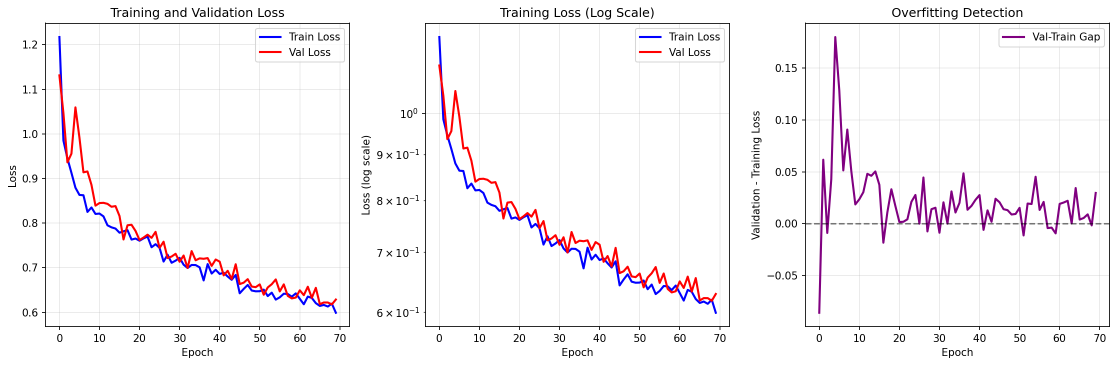
#> input picture training_curves.png, 2234 x 731 px (shown at 1/2 size)
$ python -i MakeMaskInstanceSemnatic.py   (imports and definitions only)
#> lines starting #> are read from the running program, lines starting #| are printed output that depends on the picture
#> further down, picture is the input picture: PIL image 2234x731 RGBA; mean R, G, B, A 247.4, 244.3, 246.8, 255
import json
import numpy as np
from PIL import Image, ImageDraw, ImageEnhance, ImageFilter
import os
from pathlib import Path
import random
import cv2
from scipy import ndimage

# [185 lines left out: functions create_instance_masks_from_json, get_bbox_from_mask, not called in this run]

def smart_resize_image(image, target_size=(1200, 1200), fill_color=(0, 0, 0)):
    """
    Resize image while preserving aspect ratio using center crop or padding.
    """
#> called with target_size = (1200, 1200), fill_color = (0, 0, 0)
    original_width, original_height = image.size
#> original_width = 2234; original_height = 731
    target_width, target_height = target_size
    original_ratio = original_width / original_height
#> original_ratio = 3.06
    target_ratio = target_width / target_height

    if original_ratio > target_ratio:
        # Image is wider - scale by height and crop width
        scale_factor = target_height / original_height
#> scale_factor = 1.64
        new_width = int(original_width * scale_factor)
#> new_width = 3667
        new_height = target_height
        resized = image.resize((new_width, new_height), Image.LANCZOS)
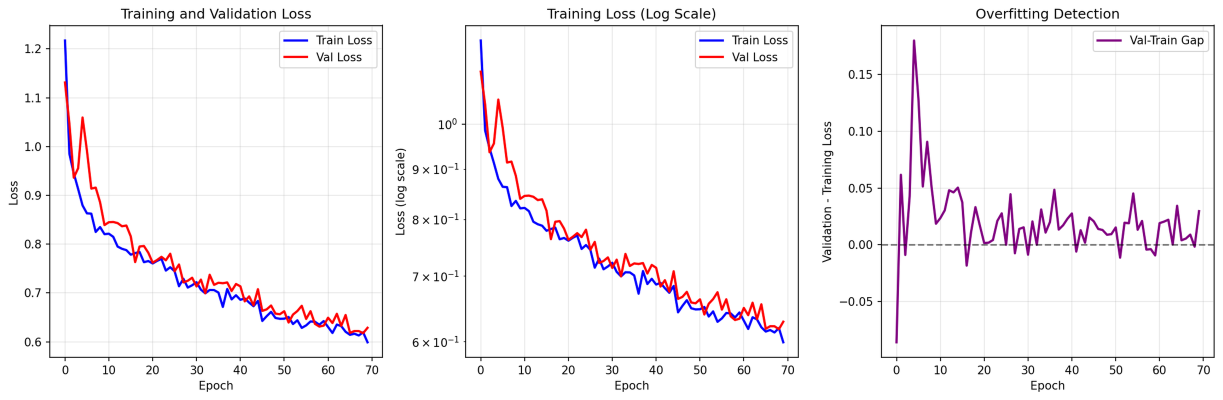
#> resized: PIL image 3667x1200 RGBA (shown at 1/3 size); mean R, G, B, A 247.2, 244.1, 246.5, 255
        if new_width > target_width:
            left = (new_width - target_width) // 2
#> left = 1233
            resized = resized.crop((left, 0, left + target_width, target_height))
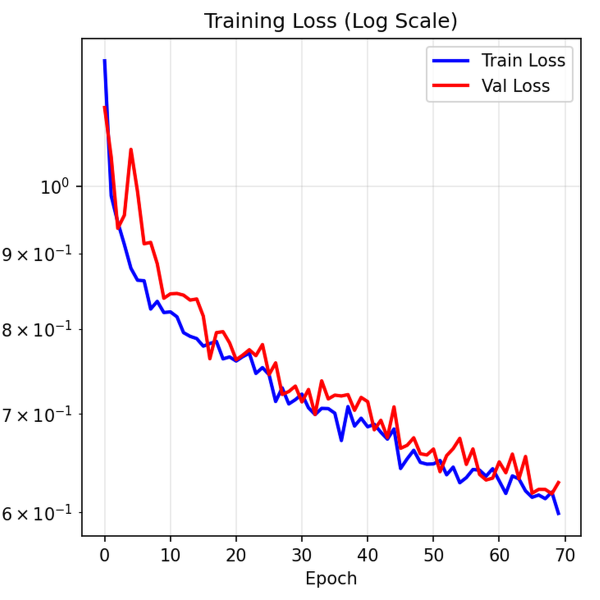
#> resized: PIL image 1200x1200 RGBA (shown at 1/2 size); mean R, G, B, A 247.9, 244.7, 246.8, 255
        else:
            result = Image.new(image.mode, target_size, fill_color)
            paste_x = (target_width - new_width) // 2
            result.paste(resized, (paste_x, 0))
            resized = result
    else:
        # Image is taller - scale by width and crop height
        scale_factor = target_width / original_width
        new_width = target_width
        new_height = int(original_height * scale_factor)
        resized = image.resize((new_width, new_height), Image.LANCZOS)
        if new_height > target_height:
            top = (new_height - target_height) // 2
            resized = resized.crop((0, top, target_width, top + target_height))
        else:
            result = Image.new(image.mode, target_size, fill_color)
            paste_y = (target_height - new_height) // 2
            result.paste(resized, (0, paste_y))
            resized = result
    return resized

# [667 lines left out: functions smart_resize_mask, smart_resize_instance_masks, augment_image_and_masks, create_augmented_dataset, create_panoptic_from_masks, validate_augmented_dataset and 1 more, not called in this run]


# Enhanced dataset class for instance segmentation training
class InstanceSegmentationDataset:
    """Dataset class that loads instance-aware masks"""

    # [44 lines left out: functions __init__, find_image_file, not called in this run]

    def __len__(self):
        return len(self.samples)

    # [32 lines left out: function __getitem__, not called in this run]


# Main execution
# [66 lines not run here, left out]

>>> from PIL import Image
>>> picture = Image.open('../training_curves.png')
>>> result = smart_resize_image(picture)
